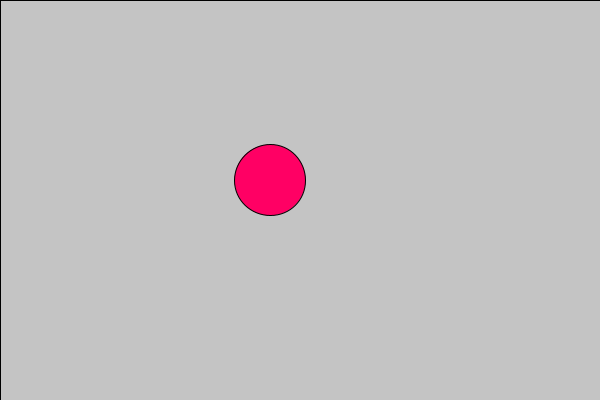
Frame 1 (no input)
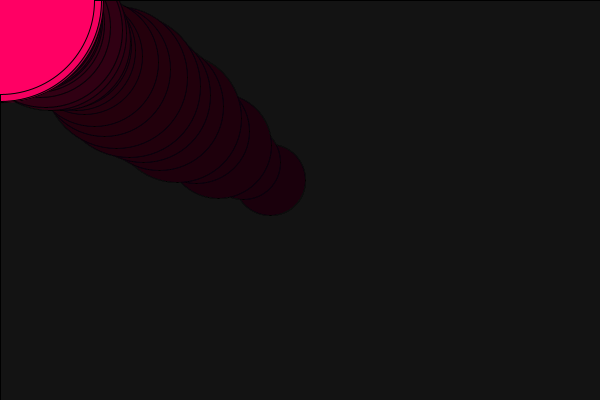
Frame 60 (the mouse pressed at the canvas centre just before this capture)
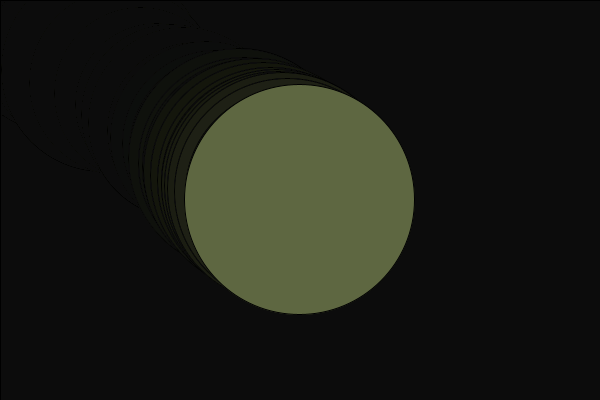
Frame 120 (the mouse held since frame 60 and released just before this capture)

The Processing sketch that drew these frames (run headless with seeded random() and noise(); from frame 60 on, the mouse is pressed at the canvas centre):

// Processing sketch: processing_130432
// ── processing_130432.pde

// Copyright Shannon Impellicceiri 2014
// Computer Arts with Processing T/H 11:30-1:30
// ICE #3
// 1/21/14

// Declare variables
float circleDiameter;
float newCircleDiameter;
float colorR = 255;
float colorG = 0;
float colorB = 100;
float x, y;
float xdist;
float ydist;
float easingCoef;
float diameterDist;

void setup()
{
  size(600,400);
  circleDiameter = 50;
  easingCoef = .1;
  x = width/2;
  y = height/2;
}

void draw()
{
  // background
  fill(0,10);
  rect(0,0,width,height);
  
  // easing position
  xdist = mouseX-x;
  ydist = mouseY-y;
  x=x+xdist*easingCoef;
  y=y+ydist*easingCoef;
  
  // easing circle diameter
  newCircleDiameter = random(5,400);
  diameterDist = newCircleDiameter-circleDiameter;
  circleDiameter = circleDiameter+diameterDist*easingCoef;
  
  // draw ellipses
  fill(colorR,colorG,colorB);
  ellipse(x,y,circleDiameter,circleDiameter);
}

void mousePressed()
{
  colorR = random(0,255);
  colorG = random(0,255);
  colorB = random(0,255);
}
